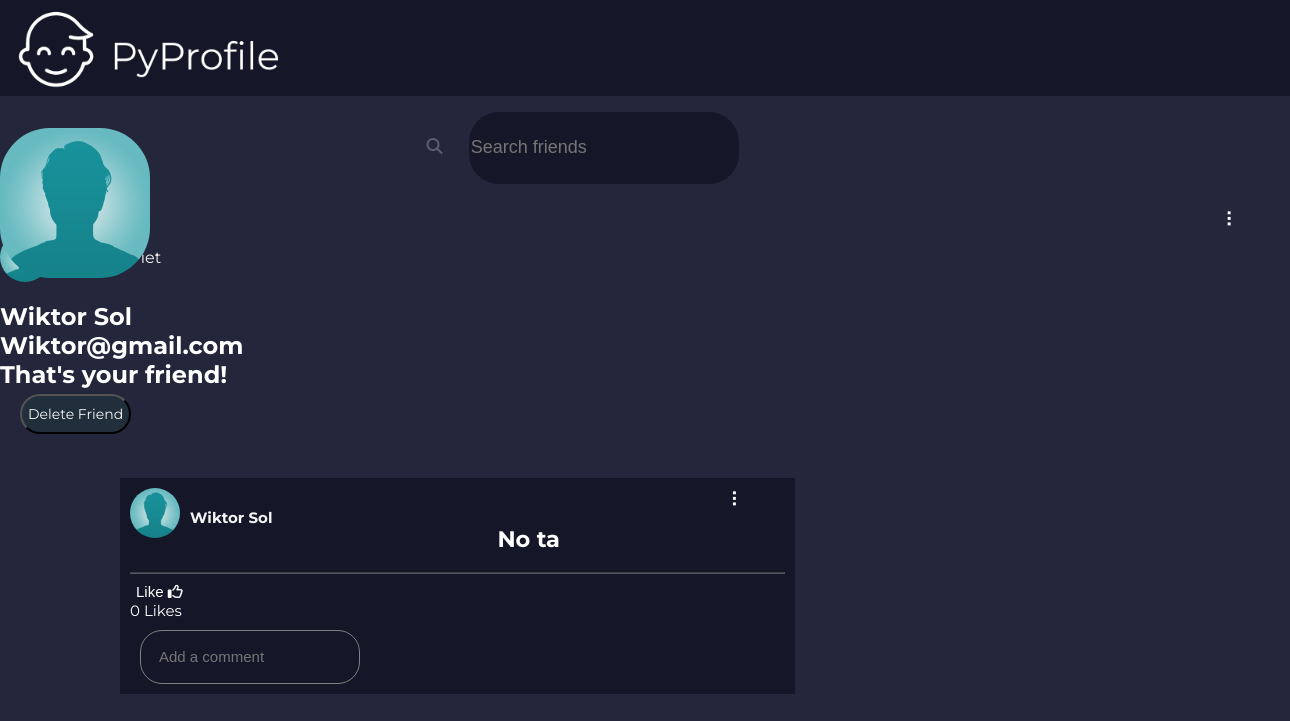
Screenshot of /profile/4 (signed in) with the database file from the repository.
### website/models.py (models this page shows, shortened)
class MyUser(AbstractBaseUser, PermissionsMixin):
    email = models.EmailField(db_index=True, unique=True, max_length=254)
    first_name = models.CharField(max_length=240)
    last_name = models.CharField(max_length=240)
    mobile = models.CharField(max_length=50)
    friends = models.ManyToManyField('self', blank=True)
    is_staff = models.BooleanField(default=True)
    is_active = models.BooleanField(default=True)
    is_superuser = models.BooleanField(default=False)
    objects= CustomUserManager()
    USERNAME_FIELD = 'email'
    REQUIRED_FIELDS = ['first_name', 'last_name', 'mobile']

class Post(models.Model):
    author = models.ForeignKey(MyUser, on_delete=models.CASCADE)
    post_content = models.TextField(blank=False, null=False)
    post_date = models.DateTimeField(auto_now_add=True)
    likes = models.ManyToManyField(MyUser, related_name='post_likes', blank=True)

### users/models.py (models this page shows, shortened)
class Profile(models.Model):
    user = models.OneToOneField(MyUser, null=True, on_delete=models.CASCADE)
    first_name = models.CharField(max_length=45)
    last_name = models.CharField(max_length=60)
    profile_picture = models.ImageField(default='profile_pics/Default.jpg', upload_to='profile_pics')

### users/views.py (the view)
# urls.py: path('profile/<int:user_id>', users_profile, name='profile'),
@login_required(login_url='login')
def users_profile(request, user_id):
    get_id = request.POST.get("post_id")
    profiles = Profile.objects.get(id=user_id)
    user_posts = Post.objects.filter(author=profiles.user).order_by('-post_date')
    form_reply = ReplyForm(request.POST or None)
    is_friend = False
    if request.user.friends.filter(email = profiles.user.email).exists():
        is_friend = True
    Friend_request_show = Friend_Request.objects.filter(from_user=request.user, to_user=user_id)
    Friend_Request_exists = False
    if Friend_request_show.exists():
        Friend_Request_exists = True
    if request.method == 'POST':
      if form_reply.is_valid():
          form_reply.instance.reply_author = MyUser.objects.get(id=request.user.id)
          form_reply.instance.post = Post.objects.get(id=get_id)
          form_reply.save()
          return HttpResponseRedirect(request.path_info)
    context = {'user_posts' : user_posts, 'profiles' : profiles, 'Friend_Request_exists' : Friend_Request_exists,
               'Friend_request_show' : Friend_request_show, 'is_friend' : is_friend}
    return render(request, 'users/profile.html', context)

### users/templates/users/profile.html (shortened to what this page needs)
{% extends 'website/base.html' %}
{% block title%}
{% include 'website/navbar.html' %}
{% endblock title %}
{% block content %}
<br>
    <span style="font-family: Montserrat; color:white;">
        <img src="{{profiles.profile_picture.url}}" class="mediun_profile_picture">
        <h2>
        {{profiles.first_name}}
        {{profiles.last_name}}<br>
        {{profiles.user.email}}
            <br>
            {% if request.user.id != profiles.id and Friend_Request_exists == False and is_friend == False%}
            <form action="{% url 'send_friend_request' profiles.id%}" method="POST">
                {% csrf_token %}
            <button type="submit">Send Friend Request</button>
                </form>
            {%elif request.user.id == profiles.id%}
            {%else%}
            That's your friend!
            <form action="{% url 'delete_friend' profiles.id %}" method="POST">
                <input type="submit" value="Delete Friend">
            </form>
            {% endif %}
        </h2>
    </span>
<br>
    {% for post in user_posts %}
    <div class="post">
        <div id="post-author">
        <img style='float: left;' class='small_profile_picture' src="{{ post.author.profile.profile_picture.url }}">
        <span style="float:left;">
            <a href="{% url 'profile' post.author.id %}">
                <h4 style="padding-left: 10px;"> {{ post.author.first_name }}  {{ post.author.last_name }} </h4>
            </a>
        </span>
        </div>
    <div class="dropdown-container" tabindex="-1">
        <div class="three-dots"></div>
    </div>
        <br>
        <div class="post-text">
            <span style="text-align: center;"><h2>{{ post.post_content }}</h2></span>
            <hr style="opacity:30%;">
            <form action="{% url 'like_post' post.id %}" method="post">
            {% if user not in post.likes.all%}
                <button type="submit" class="like-btn-without-bg" name="post_id_like" value="{{post.id}}" style="color: white">Like <i class="fa-regular fa-thumbs-up" style="color:white;"></i></button>
            {%else%}
                <button type="submit" class="like-btn-without-bg" name="post_id_like" value="{{post.id}}" style="color: Green;">You liked that! <i class="fa-regular fa-thumbs-up" style="color:Green;"></i></button>
            {%endif%}
            </form>
            {% if post.likes.all.count == 1 %}
                {{post.likes.all.count}} Like
            {% else %}
                {{post.likes.all.count}} Likes
            {% endif %}
        </div>
        <form method="post">
            <input  type="text" name="reply_content"  class="my-reply-content-class" placeholder="Add a comment">
        </form>
    </div>
    <br><br><br>
<br><br><br>
    {% endfor %}
{% endblock content %}

### website/templates/website/navbar.html (shortened to what this page needs)
{% load static %}
<head>
</head>
<div class="navbar">
<a href="{% url 'index' %}"><img src="{% static 'PyProfile.png' %}" style='width:300px; height:auto; float:left; padding-top: 5px;' alt="logo"></a>
    <form class="form-search" method="post" action="{% url 'search_users' %}">
        <div id="search-friends">
        <i class="fa fa-search" aria-hidden="true" style="color: #5c5d71; float:left; padding: 5.5%;"></i>
            <input type="search" class="input-search-friends" placeholder="Search friends" name="search">
        </div>
    </form>
        <span style="padding: 2.5em 0 0 1em; float:left;">
            <a href="{% url 'profile' user.id %}">{{user.first_name}} {{user.last_name}}</a>
        </span>
<br><br>
            <div class="dropdown-container" tabindex="-1">
                <div class="three-dots"></div>
            </div>
</div>

### website/static/style.css (style rules this page uses)
:root { --bg-color: #151728; --font: 'Montserrat', sans-serif; --font-color: #5c5d71; --bg-behind: #ccc8db; }
html { font-family: var(--font); color: white; }
body { color: white; padding:0px; margin:0px; height:100%; background-repeat: no-repeat; background-attachment: fixed; background-color: #24273b; }
.like-btn-without-bg { background-color: Transparent; background-repeat:no-repeat; border: none; color:white; cursor:pointer; font-size: 15px; }
input[type=submit], .button-standard { background-color: #212F3D ; border-radius: 20px; margin: 5px 20px 5px 20px; width:auto; height:40px; font-size:14px; color:whitesmoke; font-family: 'Montserrat', sans-serif; }
input[type=password], input[type=text], input[type=text].my-firstname-class, input[type=text].my-mobile-class, input[type=text].my-lastname-class, input[type=email] { border:none; outline:none; display:inline-block; height:54px; vertical-align:middle; position:relative; border-radius:22px; width:220px; box-sizing:border-box; margin-left:10px; padding:0 18px; color:whitesmoke; background-color: var(--bg-color); margin-top:10px; font-size:15px; }
.small_profile_picture { height: 50px; width: auto; border-radius: 50px; }
.mediun_profile_picture { height: 150px; width: auto; border-radius: 50px; }
.navbar { background-color: var(--bg-color); height: 6em; width: 100%; float:left; margin-bottom: 2em; padding-top:0px; margin-top:0px; }
.input-search-friends { float:left; background-color: var(--bg-color); color: whitesmoke; width:15em; height:4em; font-size: 18px; border: none; border-radius: 30px; outline: none; }
input[type=text].my-reply-content-class { border:solid 1px gray; outline:none; display:inline-block; height:54px; vertical-align:middle; position:relative; border-radius:22px; width:220px; box-sizing:border-box; margin-left:10px; padding:0 18px; color:whitesmoke; background-color: var(--bg-color); margin-top:10px; font-size:15px; }
#search-friends { float:left; width: 30em; height: 6em; padding: 1em 25em 0em 25em; }
a:link, a:visited, a:hover { text-decoration: none; color: whitesmoke; }
.post { background-color: var(--bg-color); color:white; padding:10px; width: 45em; height:auto; margin: 0em 8em 0em 8em; font-size: 15px; box-sizing: border-box; }
.post-text { box-sizing: border-box; }
#post-author { float:left; box-sizing: border-box; }
.three-dots:after { cursor: pointer; color: white; content: '\2807'; font-size: 20px; padding: 0 5px; box-sizing: border-box; }
a { text-decoration: none; color: white; }
.dropdown-container { float:right; }

### rows the page displays
MyUser: last_name "Fiet"
Profile: profile_picture (placeholder picture), first_name "Wiktor", last_name "Sol", user.email "Wiktor@gmail.com"
Post: author.profile.profile_picture (placeholder picture), author.first_name "Wiktor", author.last_name "Sol", post_content "No ta", likes.all.count "0"
